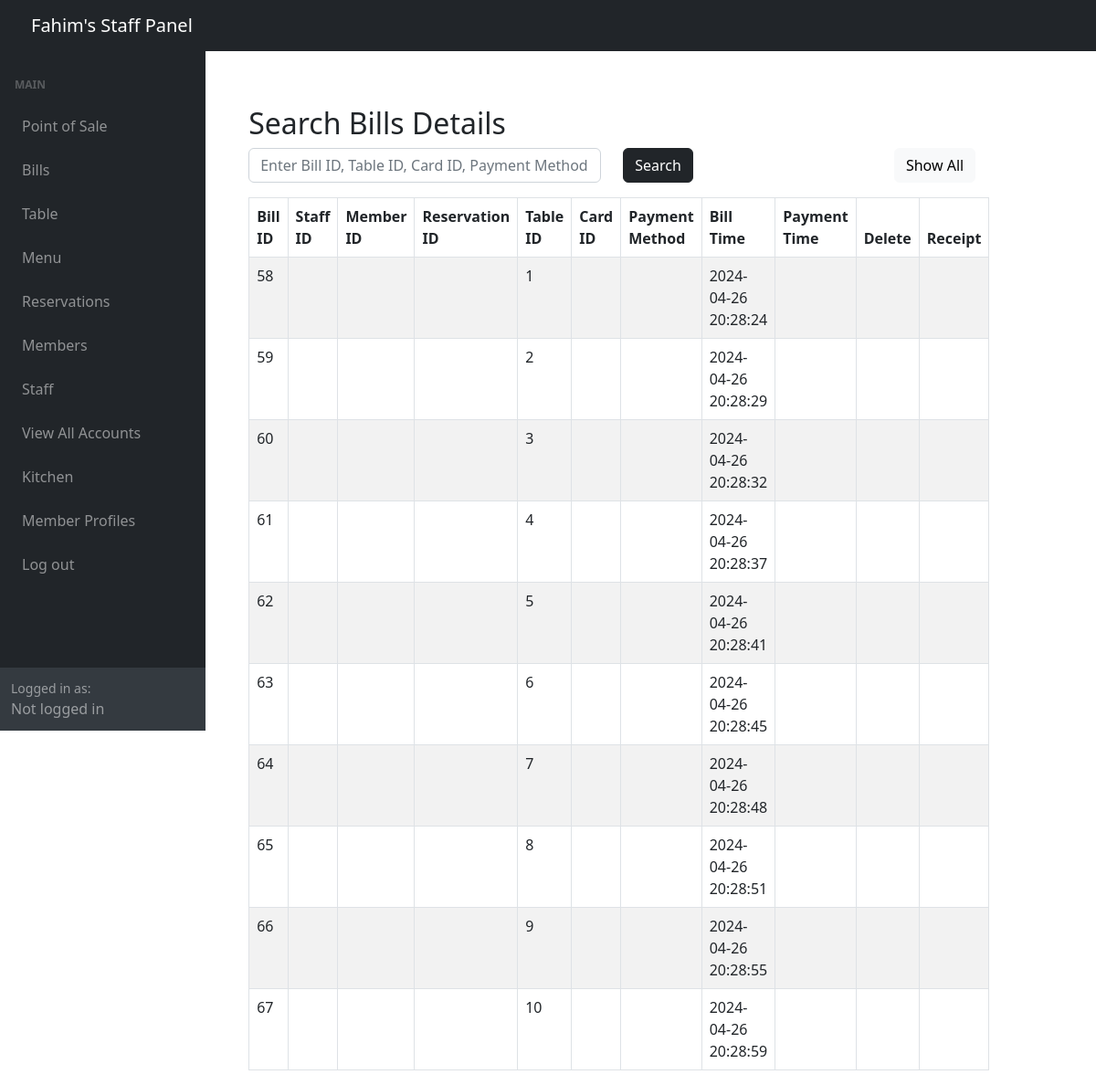
The app's page /adminSide/panel/bill-panel.php with its own data.
### tables this page shows
CREATE TABLE `bills` (
  `bill_id` int(11) NOT NULL,
  `staff_id` int(11) DEFAULT NULL,
  `member_id` int(11) DEFAULT NULL,
  `reservation_id` int(11) DEFAULT NULL,
  `table_id` int(11) DEFAULT NULL,
  `card_id` int(11) DEFAULT NULL,
  `payment_method` varchar(255) DEFAULT NULL,
  `bill_time` datetime DEFAULT NULL,
  `payment_time` datetime DEFAULT NULL
);

### adminSide/panel/bill-panel.php (the view, shortened to what this page needs)
<?php include '../inc/dashHeader.php'; ?>
<div class="wrapper">
    <div class="container-fluid pt-5 pl-600">
        <div class="row">
            <div class="m-50">
                <div class="mt-5 mb-3">
                    <h2 class="pull-left">Search Bills Details</h2>
                    <form method="POST" action="#">
                        <div class="row">
                            <div class="col-md-6">
                                <input required type="text" id="search" name="search" class="form-control" placeholder="Enter Bill ID, Table ID, Card ID, Payment Method">
                            </div>
                            <div class="col-md-3">
                                <button type="submit" class="btn btn-dark">Search</button>
                            </div>
                            <div class="col" style="text-align: right;" >
                                <a href="bill-panel.php" class="btn btn-light">Show All</a>
                            </div>
                        </div>
                    </form>
                </div>
                <?php
                require_once "../config.php";
                if (isset($_POST['search'])) {
                    if (!empty($_POST['search'])) {
                        $search = $_POST['search'];
                        $sql = "SELECT * FROM Bills WHERE table_id LIKE '%$search%' OR payment_method LIKE '%$search%' OR bill_id LIKE '%$search%' OR card_id LIKE '%$search%'";
                    } else {
                        $sql = "SELECT * FROM Bills ORDER BY bill_id;";
                    }
                } else {
                    $sql = "SELECT * FROM Bills ORDER BY bill_id;";
                }
                if ($result = mysqli_query($link, $sql)) {
                    if (mysqli_num_rows($result) > 0) {
                        echo '<table class="table table-bordered table-striped" >';
                        echo "<thead>";
                        echo "<tr>";
                        echo "<th>Bill ID</th>";
                        echo "<th>Staff ID</th>";
                        echo "<th>Member ID</th>";
                        echo "<th>Reservation ID</th>";
                        echo "<th>Table ID</th>";
                        echo "<th>Card ID</th>";
                        echo "<th>Payment Method</th>";
                        echo "<th style='width:13em'>Bill Time</th>";
                        echo "<th style='width:13em'>Payment Time</th>";
                       echo "<th>Delete</th>";
                        echo "<th>Receipt</th>";
                        echo "</tr>";
                        echo "</thead>";
                        echo "<tbody>";
                        while ($row = mysqli_fetch_array($result)) {
                            echo "<tr>";
                            echo "<td>" . $row['bill_id'] . "</td>";
                            echo "<td>" . $row['staff_id'] . "</td>";
                            echo "<td>" . $row['member_id'] . "</td>";
                            echo "<td>" . $row['reservation_id'] . "</td>";
                            echo "<td>" . $row['table_id'] . "</td>";
                            echo "<td>" . $row['card_id'] . "</td>";
                            echo "<td>" . $row['payment_method'] . "</td>";
                            echo "<td>" . $row['bill_time'] . "</td>";
                            echo "<td>" . $row['payment_time'] . "</td>";
                           echo "<td>";
                           echo "</td>";
                            echo "<td>";
                            echo "</td>";
                            echo "</tr>";
                        }
                        echo "</tbody>";
                        echo "</table>";
                    } else {
                        echo '<div class="alert alert-danger"><em>No records were found.</em></div>';
                    }
                } else {
                    echo "Oops! Something went wrong. Please try again later.";
                }
                ?>
            </div>
        </div>
    </div>
</div>
<?php include '../inc/dashFooter.php'; ?>

### adminSide/panel/bill-panel.php (style rules this page uses)
.wrapper { width: 85%; padding-left: 200px; padding-top: 20px }

### records on screen
bills: bill_id "58", table "1", bill_time "2024-04-26 20:28:24"
bills: bill_id "59", table "2", bill_time "2024-04-26 20:28:29"
bills: bill_id "60", table "3", bill_time "2024-04-26 20:28:32"
bills: bill_id "61", table "4", bill_time "2024-04-26 20:28:37"
bills: bill_id "62", table "5", bill_time "2024-04-26 20:28:41"
bills: bill_id "63", table "6", bill_time "2024-04-26 20:28:45"
bills: bill_id "64", table "7", bill_time "2024-04-26 20:28:48"
bills: bill_id "65", table "8", bill_time "2024-04-26 20:28:51"
bills: bill_id "66", table "9", bill_time "2024-04-26 20:28:55"
bills: bill_id "67", table "10", bill_time "2024-04-26 20:28:59"
